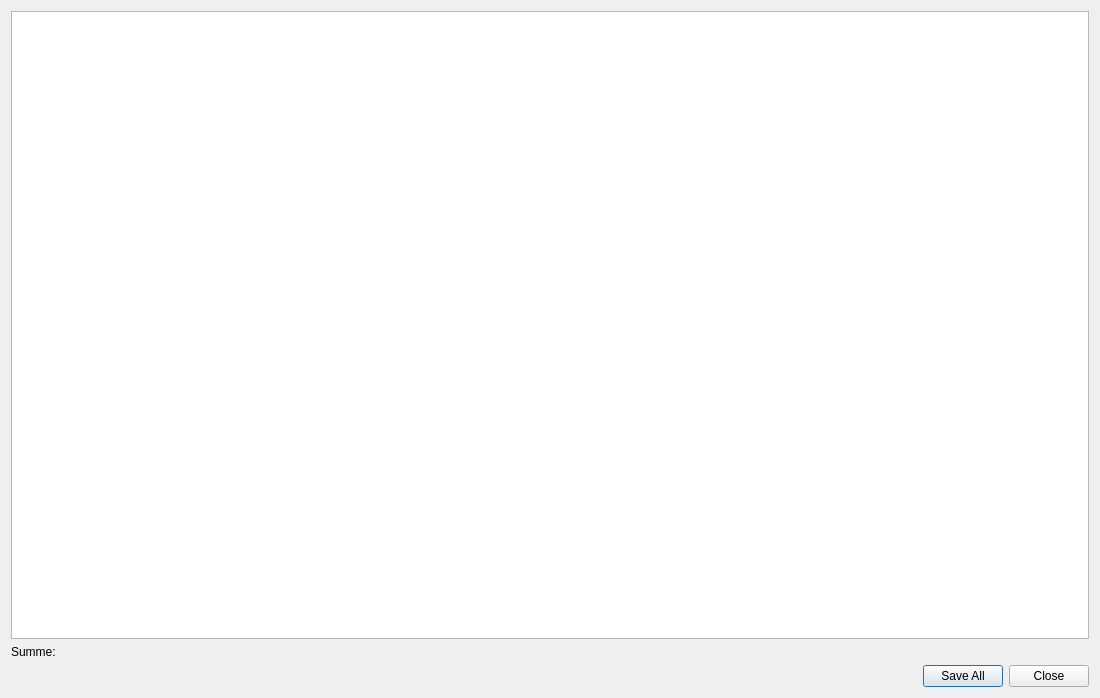
<?xml version="1.0" encoding="UTF-8"?>
<ui version="4.0">
 <class>SaldoDialogClass</class>
 <widget class="QDialog" name="SaldoDialogClass">
  <property name="geometry">
   <rect>
    <x>0</x>
    <y>0</y>
    <width>1100</width>
    <height>698</height>
   </rect>
  </property>
  <property name="windowTitle">
   <string>SaldoDialog</string>
  </property>
  <layout class="QGridLayout" name="gridLayout">
   <item row="0" column="0">
    <widget class="QTableView" name="saldoTableView">
     <property name="alternatingRowColors">
      <bool>true</bool>
     </property>
     <property name="sortingEnabled">
      <bool>true</bool>
     </property>
     <attribute name="horizontalHeaderStretchLastSection">
      <bool>true</bool>
     </attribute>
     <attribute name="verticalHeaderVisible">
      <bool>false</bool>
     </attribute>
     <attribute name="verticalHeaderVisible">
      <bool>false</bool>
     </attribute>
     <attribute name="horizontalHeaderStretchLastSection">
      <bool>true</bool>
     </attribute>
    </widget>
   </item>
   <item row="2" column="0">
    <widget class="QDialogButtonBox" name="buttonBox">
     <property name="standardButtons">
      <set>QDialogButtonBox::Close|QDialogButtonBox::SaveAll</set>
     </property>
    </widget>
   </item>
   <item row="1" column="0">
    <widget class="QLabel" name="sumLabel">
     <property name="text">
      <string extracomment="Mitgliedsbeitrags Summe">Summe: </string>
     </property>
    </widget>
   </item>
  </layout>
 </widget>
 <layoutdefault spacing="6" margin="11"/>
 <resources/>
 <connections>
  <connection>
   <sender>buttonBox</sender>
   <signal>rejected()</signal>
   <receiver>SaldoDialogClass</receiver>
   <slot>close()</slot>
   <hints>
    <hint type="sourcelabel">
     <x>271</x>
     <y>338</y>
    </hint>
    <hint type="destinationlabel">
     <x>271</x>
     <y>180</y>
    </hint>
   </hints>
  </connection>
 </connections>
</ui>
